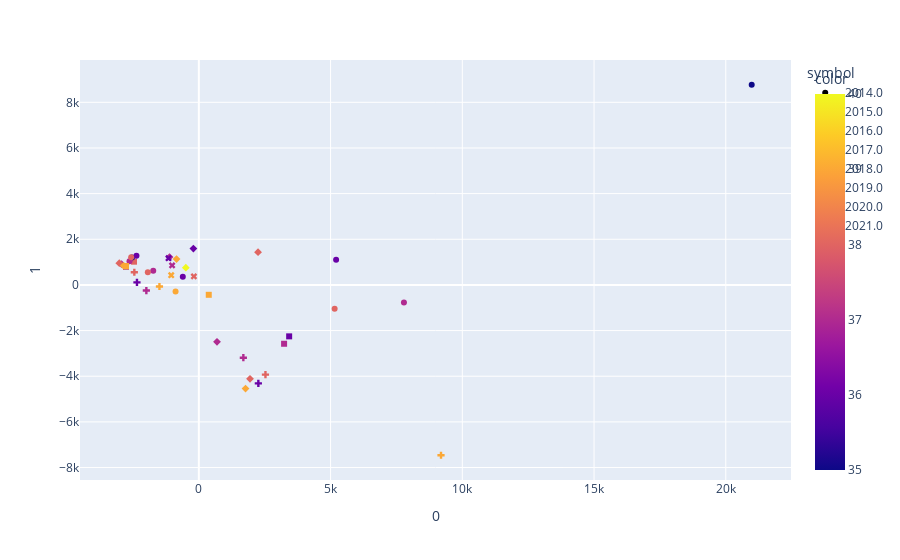

Here is the notebook cell this chart was saved with:
### Code cell
pca = PCA(n_components=2)
components = pca.fit_transform(allyears)

fig = px.scatter(components, x=0, y=1,color=allyearshallow['weekn'],symbol=allyearshallow['year'])
fig.show()

### Figure 1 — Plotly figure (JSON) as saved in the notebook; plotly's stock layout.template omitted (floating-point values rounded to 4 significant figures)
{"data": [{"hovertemplate": "symbol=2014.0<br>0=%{x}<br>1=%{y}<br>color=%{marker.color}<extra></extra>", "legendgroup": "2014.0", "marker": {"color": [36, 37, 38, 39], "coloraxis": "coloraxis", "symbol": "circle"}, "mode": "markers", "name": "2014.0", "orientation": "v", "showlegend": true, "type": "scatter", "x": [-608.5, -1730.0, -1936.0, -882.9], "xaxis": "x", "y": [358.8, 623.1, 551.1, -288.0], "yaxis": "y"}, {"hovertemplate": "symbol=2015.0<br>0=%{x}<br>1=%{y}<br>color=%{marker.color}<extra></extra>", "legendgroup": "2015.0", "marker": {"color": [36, 37, 38, 39, 40], "coloraxis": "coloraxis", "symbol": "diamond"}, "mode": "markers", "name": "2015.0", "orientation": "v", "showlegend": true, "type": "scatter", "x": [-206.3, -1113.0, 2248.0, -846.2, -493.6], "xaxis": "x", "y": [1592.0, 1221.0, 1436.0, 1131.0, 755.0], "yaxis": "y"}, {"hovertemplate": "symbol=2016.0<br>0=%{x}<br>1=%{y}<br>color=%{marker.color}<extra></extra>", "legendgroup": "2016.0", "marker": {"color": [36, 37, 38, 39], "coloraxis": "coloraxis", "symbol": "square"}, "mode": "markers", "name": "2016.0", "orientation": "v", "showlegend": true, "type": "scatter", "x": [3428.0, 3236.0, -2460.0, 376.8], "xaxis": "x", "y": [-2253.0, -2577.0, 1018.0, -432.6], "yaxis": "y"}, {"hovertemplate": "symbol=2017.0<br>0=%{x}<br>1=%{y}<br>color=%{marker.color}<extra></extra>", "legendgroup": "2017.0", "marker": {"color": [36, 37, 38, 39], "coloraxis": "coloraxis", "symbol": "x"}, "mode": "markers", "name": "2017.0", "orientation": "v", "showlegend": true, "type": "scatter", "x": [-1150.0, -1014.0, -187.8, -1048.0], "xaxis": "x", "y": [1172.0, 855.6, 372.4, 425.1], "yaxis": "y"}, {"hovertemplate": "symbol=2018.0<br>0=%{x}<br>1=%{y}<br>color=%{marker.color}<extra></extra>", "legendgroup": "2018.0", "marker": {"color": [36, 36, 37, 37, 38, 38, 39, 39], "coloraxis": "coloraxis", "symbol": "cross"}, "mode": "markers", "name": "2018.0", "orientation": "v", "showlegend": true, "type": "scatter", "x": [-2348.0, 2259.0, -1992.0, 1690.0, -2448.0, 2529.0, -1495.0, 9192.0], "xaxis": "x", "y": [109.8, -4312.0, -246.1, -3188.0, 556.0, -3931.0, -70.0, -7462.0], "yaxis": "y"}, {"hovertemplate": "symbol=2019.0<br>0=%{x}<br>1=%{y}<br>color=%{marker.color}<extra></extra>", "legendgroup": "2019.0", "marker": {"color": [35, 35, 36, 36, 37, 37, 38, 38], "coloraxis": "coloraxis", "symbol": "circle"}, "mode": "markers", "name": "2019.0", "orientation": "v", "showlegend": true, "type": "scatter", "x": [-2537.0, 20980.0, -2367.0, 5211.0, -2631.0, 7785.0, -2568.0, 5154.0], "xaxis": "x", "y": [1206.0, 8770.0, 1278.0, 1106.0, 1034.0, -771.1, 1215.0, -1042.0], "yaxis": "y"}, {"hovertemplate": "symbol=2020.0<br>0=%{x}<br>1=%{y}<br>color=%{marker.color}<extra></extra>", "legendgroup": "2020.0", "marker": {"color": [37, 37, 38, 38, 39, 39], "coloraxis": "coloraxis", "symbol": "diamond"}, "mode": "markers", "name": "2020.0", "orientation": "v", "showlegend": true, "type": "scatter", "x": [-2933.0, 689.9, -3018.0, 1943.0, -2853.0, 1773.0], "xaxis": "x", "y": [913.2, -2492.0, 954.7, -4112.0, 838.1, -4540.0], "yaxis": "y"}, {"hovertemplate": "symbol=2021.0<br>0=%{x}<br>1=%{y}<br>color=%{marker.color}<extra></extra>", "legendgroup": "2021.0", "marker": {"color": [35, 35, 36, 36, 37, 37, 38, 38, 39, 39], "coloraxis": "coloraxis", "symbol": "square"}, "mode": "markers", "name": "2021.0", "orientation": "v", "showlegend": true, "type": "scatter", "x": [-2763.0, -2763.0, -2763.0, -2763.0, -2763.0, -2763.0, -2763.0, -2763.0, -2763.0, -2763.0], "xaxis": "x", "y": [822.7, 822.7, 822.7, 822.7, 822.7, 822.7, 822.7, 822.7, 822.7, 822.7], "yaxis": "y"}], "layout": {"autosize": true, "coloraxis": {"colorbar": {"title": {"text": "color"}}, "colorscale": [[0, "#0d0887"], [0.1111, "#46039f"], [0.2222, "#7201a8"], [0.3333, "#9c179e"], [0.4444, "#bd3786"], [0.5556, "#d8576b"], [0.6667, "#ed7953"], [0.7778, "#fb9f3a"], [0.8889, "#fdca26"], [1, "#f0f921"]]}, "legend": {"title": {"text": "symbol"}, "tracegroupgap": 0}, "margin": {"t": 60}, "xaxis": {"anchor": "y", "autorange": true, "domain": [0, 1], "range": [-4476.0, 22440.0], "title": {"text": "0"}, "type": "linear"}, "yaxis": {"anchor": "x", "autorange": true, "domain": [0, 1], "range": [-8719.0, 10030.0], "title": {"text": "1"}, "type": "linear"}}}
